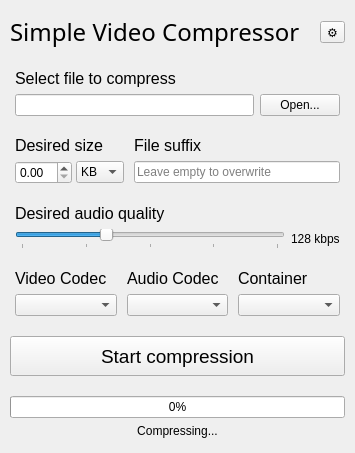
<?xml version="1.0" encoding="UTF-8"?>
<ui version="4.0">
 <class>MainWindow</class>
 <widget class="QMainWindow" name="MainWindow">
  <property name="enabled">
   <bool>true</bool>
  </property>
  <property name="geometry">
   <rect>
    <x>0</x>
    <y>0</y>
    <width>349</width>
    <height>387</height>
   </rect>
  </property>
  <property name="sizePolicy">
   <sizepolicy hsizetype="Minimum" vsizetype="Minimum">
    <horstretch>0</horstretch>
    <verstretch>0</verstretch>
   </sizepolicy>
  </property>
  <property name="minimumSize">
   <size>
    <width>0</width>
    <height>0</height>
   </size>
  </property>
  <property name="maximumSize">
   <size>
    <width>100000</width>
    <height>100000</height>
   </size>
  </property>
  <property name="baseSize">
   <size>
    <width>0</width>
    <height>0</height>
   </size>
  </property>
  <property name="cursor">
   <cursorShape>ArrowCursor</cursorShape>
  </property>
  <property name="windowTitle">
   <string>Video Compressor</string>
  </property>
  <property name="windowIcon">
   <iconset>
    <normaloff>C:/Users/Thurinum/Downloads/ftcatalogmanager.png</normaloff>C:/Users/Thurinum/Downloads/ftcatalogmanager.png</iconset>
  </property>
  <property name="autoFillBackground">
   <bool>false</bool>
  </property>
  <widget class="QWidget" name="owo">
   <property name="enabled">
    <bool>true</bool>
   </property>
   <property name="sizePolicy">
    <sizepolicy hsizetype="Minimum" vsizetype="Minimum">
     <horstretch>0</horstretch>
     <verstretch>1</verstretch>
    </sizepolicy>
   </property>
   <property name="minimumSize">
    <size>
     <width>0</width>
     <height>0</height>
    </size>
   </property>
   <property name="maximumSize">
    <size>
     <width>16777215</width>
     <height>16777215</height>
    </size>
   </property>
   <property name="baseSize">
    <size>
     <width>0</width>
     <height>0</height>
    </size>
   </property>
   <layout class="QVBoxLayout" name="mainLayout" stretch="0,0,0,0,0,0,0">
    <property name="spacing">
     <number>20</number>
    </property>
    <property name="sizeConstraint">
     <enum>QLayout::SetDefaultConstraint</enum>
    </property>
    <property name="leftMargin">
     <number>10</number>
    </property>
    <property name="topMargin">
     <number>15</number>
    </property>
    <property name="rightMargin">
     <number>10</number>
    </property>
    <property name="bottomMargin">
     <number>15</number>
    </property>
    <item>
     <layout class="QHBoxLayout" name="headingLayout">
      <property name="bottomMargin">
       <number>0</number>
      </property>
      <item>
       <widget class="QLabel" name="mainHeading">
        <property name="font">
         <font>
          <family>Segoe UI Light</family>
          <pointsize>18</pointsize>
          <bold>false</bold>
         </font>
        </property>
        <property name="text">
         <string>Simple Video Compressor</string>
        </property>
       </widget>
      </item>
      <item>
       <widget class="QToolButton" name="toolButton">
        <property name="text">
         <string>⚙</string>
        </property>
        <property name="popupMode">
         <enum>QToolButton::InstantPopup</enum>
        </property>
        <property name="toolButtonStyle">
         <enum>Qt::ToolButtonIconOnly</enum>
        </property>
        <property name="arrowType">
         <enum>Qt::NoArrow</enum>
        </property>
       </widget>
      </item>
     </layout>
    </item>
    <item>
     <widget class="QWidget" name="filePickerWidget" native="true">
      <property name="sizePolicy">
       <sizepolicy hsizetype="Minimum" vsizetype="Maximum">
        <horstretch>0</horstretch>
        <verstretch>0</verstretch>
       </sizepolicy>
      </property>
      <layout class="QVBoxLayout" name="filePickerLayout" stretch="0,0">
       <property name="leftMargin">
        <number>5</number>
       </property>
       <property name="topMargin">
        <number>0</number>
       </property>
       <property name="rightMargin">
        <number>5</number>
       </property>
       <property name="bottomMargin">
        <number>0</number>
       </property>
       <item>
        <widget class="QLabel" name="filePickerHeading">
         <property name="sizePolicy">
          <sizepolicy hsizetype="Minimum" vsizetype="Maximum">
           <horstretch>0</horstretch>
           <verstretch>0</verstretch>
          </sizepolicy>
         </property>
         <property name="minimumSize">
          <size>
           <width>317</width>
           <height>10</height>
          </size>
         </property>
         <property name="baseSize">
          <size>
           <width>0</width>
           <height>1</height>
          </size>
         </property>
         <property name="font">
          <font>
           <pointsize>12</pointsize>
          </font>
         </property>
         <property name="text">
          <string>Select file to compress</string>
         </property>
         <property name="alignment">
          <set>Qt::AlignLeading|Qt::AlignLeft|Qt::AlignVCenter</set>
         </property>
        </widget>
       </item>
       <item>
        <widget class="QWidget" name="filePickerHLayout" native="true">
         <property name="sizePolicy">
          <sizepolicy hsizetype="Expanding" vsizetype="Maximum">
           <horstretch>0</horstretch>
           <verstretch>0</verstretch>
          </sizepolicy>
         </property>
         <property name="autoFillBackground">
          <bool>false</bool>
         </property>
         <layout class="QHBoxLayout" name="horizontalLayout" stretch="1,0">
          <property name="sizeConstraint">
           <enum>QLayout::SetMinimumSize</enum>
          </property>
          <property name="leftMargin">
           <number>0</number>
          </property>
          <property name="topMargin">
           <number>0</number>
          </property>
          <property name="rightMargin">
           <number>0</number>
          </property>
          <property name="bottomMargin">
           <number>0</number>
          </property>
          <item>
           <widget class="QLineEdit" name="fileName">
            <property name="enabled">
             <bool>true</bool>
            </property>
            <property name="sizePolicy">
             <sizepolicy hsizetype="Expanding" vsizetype="Fixed">
              <horstretch>0</horstretch>
              <verstretch>0</verstretch>
             </sizepolicy>
            </property>
            <property name="readOnly">
             <bool>true</bool>
            </property>
           </widget>
          </item>
          <item>
           <widget class="QPushButton" name="fileButton">
            <property name="text">
             <string>Open...</string>
            </property>
           </widget>
          </item>
         </layout>
        </widget>
       </item>
      </layout>
     </widget>
    </item>
    <item>
     <widget class="QWidget" name="sizeAndSuffixWidget" native="true">
      <property name="sizePolicy">
       <sizepolicy hsizetype="Preferred" vsizetype="Maximum">
        <horstretch>0</horstretch>
        <verstretch>0</verstretch>
       </sizepolicy>
      </property>
      <layout class="QGridLayout" name="sizeAndSuffixLayout">
       <property name="leftMargin">
        <number>5</number>
       </property>
       <property name="topMargin">
        <number>0</number>
       </property>
       <property name="rightMargin">
        <number>5</number>
       </property>
       <property name="bottomMargin">
        <number>0</number>
       </property>
       <property name="horizontalSpacing">
        <number>10</number>
       </property>
       <item row="2" column="2">
        <widget class="QLineEdit" name="fileSuffix">
         <property name="sizePolicy">
          <sizepolicy hsizetype="Expanding" vsizetype="Fixed">
           <horstretch>0</horstretch>
           <verstretch>0</verstretch>
          </sizepolicy>
         </property>
         <property name="placeholderText">
          <string>Leave empty to overwrite</string>
         </property>
         <property name="clearButtonEnabled">
          <bool>true</bool>
         </property>
        </widget>
       </item>
       <item row="2" column="0">
        <layout class="QHBoxLayout" name="spinBoxHLayout" stretch="0,0">
         <property name="spacing">
          <number>4</number>
         </property>
         <property name="sizeConstraint">
          <enum>QLayout::SetDefaultConstraint</enum>
         </property>
         <item>
          <widget class="QDoubleSpinBox" name="sizeSpinBox">
           <property name="sizePolicy">
            <sizepolicy hsizetype="Maximum" vsizetype="Fixed">
             <horstretch>0</horstretch>
             <verstretch>0</verstretch>
            </sizepolicy>
           </property>
          </widget>
         </item>
         <item alignment="Qt::AlignLeft">
          <widget class="QComboBox" name="sizeUnitComboBox">
           <property name="sizePolicy">
            <sizepolicy hsizetype="Maximum" vsizetype="Fixed">
             <horstretch>0</horstretch>
             <verstretch>0</verstretch>
            </sizepolicy>
           </property>
           <item>
            <property name="text">
             <string>KB</string>
            </property>
           </item>
           <item>
            <property name="text">
             <string>MB</string>
            </property>
           </item>
           <item>
            <property name="text">
             <string>GB</string>
            </property>
           </item>
          </widget>
         </item>
        </layout>
       </item>
       <item row="0" column="2">
        <widget class="QLabel" name="fileSuffixHeading">
         <property name="font">
          <font>
           <pointsize>12</pointsize>
          </font>
         </property>
         <property name="text">
          <string>File suffix</string>
         </property>
        </widget>
       </item>
       <item row="0" column="0">
        <widget class="QLabel" name="spinBoxHeading">
         <property name="sizePolicy">
          <sizepolicy hsizetype="Preferred" vsizetype="Maximum">
           <horstretch>0</horstretch>
           <verstretch>0</verstretch>
          </sizepolicy>
         </property>
         <property name="font">
          <font>
           <pointsize>12</pointsize>
          </font>
         </property>
         <property name="text">
          <string>Desired size</string>
         </property>
        </widget>
       </item>
      </layout>
     </widget>
    </item>
    <item>
     <widget class="QWidget" name="qualityRatioWidget" native="true">
      <property name="sizePolicy">
       <sizepolicy hsizetype="Preferred" vsizetype="Maximum">
        <horstretch>0</horstretch>
        <verstretch>0</verstretch>
       </sizepolicy>
      </property>
      <layout class="QVBoxLayout" name="qualityRatioLayout">
       <property name="leftMargin">
        <number>5</number>
       </property>
       <property name="topMargin">
        <number>0</number>
       </property>
       <property name="rightMargin">
        <number>5</number>
       </property>
       <property name="bottomMargin">
        <number>0</number>
       </property>
       <item>
        <widget class="QLabel" name="qualityRatioHeading">
         <property name="font">
          <font>
           <pointsize>12</pointsize>
          </font>
         </property>
         <property name="whatsThis">
          <string>sdfasfsdfads</string>
         </property>
         <property name="text">
          <string>Desired audio quality</string>
         </property>
        </widget>
       </item>
       <item>
        <layout class="QHBoxLayout" name="qualityRatioHLayout">
         <property name="bottomMargin">
          <number>0</number>
         </property>
         <item>
          <widget class="QSlider" name="qualityRatioSlider">
           <property name="mouseTracking">
            <bool>true</bool>
           </property>
           <property name="maximum">
            <number>100</number>
           </property>
           <property name="singleStep">
            <number>1</number>
           </property>
           <property name="value">
            <number>33</number>
           </property>
           <property name="orientation">
            <enum>Qt::Horizontal</enum>
           </property>
           <property name="invertedAppearance">
            <bool>false</bool>
           </property>
           <property name="invertedControls">
            <bool>true</bool>
           </property>
           <property name="tickPosition">
            <enum>QSlider::TicksBelow</enum>
           </property>
           <property name="tickInterval">
            <number>25</number>
           </property>
          </widget>
         </item>
         <item>
          <widget class="QLabel" name="qualityRatioSliderLabel">
           <property name="text">
            <string>128 kbps</string>
           </property>
          </widget>
         </item>
        </layout>
       </item>
      </layout>
     </widget>
    </item>
    <item>
     <widget class="QWidget" name="gridWidget" native="true">
      <property name="sizePolicy">
       <sizepolicy hsizetype="Expanding" vsizetype="Maximum">
        <horstretch>0</horstretch>
        <verstretch>0</verstretch>
       </sizepolicy>
      </property>
      <layout class="QGridLayout" name="formatLayout">
       <property name="leftMargin">
        <number>5</number>
       </property>
       <property name="topMargin">
        <number>0</number>
       </property>
       <property name="rightMargin">
        <number>5</number>
       </property>
       <property name="bottomMargin">
        <number>0</number>
       </property>
       <property name="horizontalSpacing">
        <number>10</number>
       </property>
       <item row="1" column="1">
        <widget class="QComboBox" name="audioCodecCombobox">
         <property name="sizePolicy">
          <sizepolicy hsizetype="Preferred" vsizetype="Expanding">
           <horstretch>0</horstretch>
           <verstretch>0</verstretch>
          </sizepolicy>
         </property>
        </widget>
       </item>
       <item row="1" column="0">
        <widget class="QComboBox" name="videoCodecComboBox">
         <property name="sizePolicy">
          <sizepolicy hsizetype="Preferred" vsizetype="Expanding">
           <horstretch>0</horstretch>
           <verstretch>0</verstretch>
          </sizepolicy>
         </property>
        </widget>
       </item>
       <item row="0" column="1">
        <widget class="QLabel" name="audioCodecLabel">
         <property name="sizePolicy">
          <sizepolicy hsizetype="Preferred" vsizetype="Maximum">
           <horstretch>0</horstretch>
           <verstretch>0</verstretch>
          </sizepolicy>
         </property>
         <property name="font">
          <font>
           <pointsize>12</pointsize>
          </font>
         </property>
         <property name="text">
          <string>Audio Codec</string>
         </property>
        </widget>
       </item>
       <item row="0" column="0">
        <widget class="QLabel" name="videoCodecLabel">
         <property name="sizePolicy">
          <sizepolicy hsizetype="Preferred" vsizetype="Maximum">
           <horstretch>0</horstretch>
           <verstretch>0</verstretch>
          </sizepolicy>
         </property>
         <property name="font">
          <font>
           <pointsize>12</pointsize>
          </font>
         </property>
         <property name="text">
          <string>Video Codec</string>
         </property>
        </widget>
       </item>
       <item row="1" column="2">
        <widget class="QComboBox" name="containerCombobox">
         <property name="sizePolicy">
          <sizepolicy hsizetype="Preferred" vsizetype="Expanding">
           <horstretch>0</horstretch>
           <verstretch>0</verstretch>
          </sizepolicy>
         </property>
        </widget>
       </item>
       <item row="0" column="2">
        <widget class="QLabel" name="containerLabel">
         <property name="sizePolicy">
          <sizepolicy hsizetype="Preferred" vsizetype="Maximum">
           <horstretch>0</horstretch>
           <verstretch>0</verstretch>
          </sizepolicy>
         </property>
         <property name="font">
          <font>
           <pointsize>12</pointsize>
          </font>
         </property>
         <property name="text">
          <string>Container</string>
         </property>
        </widget>
       </item>
      </layout>
     </widget>
    </item>
    <item>
     <widget class="QPushButton" name="startButton">
      <property name="sizePolicy">
       <sizepolicy hsizetype="Minimum" vsizetype="Fixed">
        <horstretch>0</horstretch>
        <verstretch>1</verstretch>
       </sizepolicy>
      </property>
      <property name="minimumSize">
       <size>
        <width>0</width>
        <height>40</height>
       </size>
      </property>
      <property name="font">
       <font>
        <pointsize>14</pointsize>
       </font>
      </property>
      <property name="text">
       <string>Start compression</string>
      </property>
     </widget>
    </item>
    <item>
     <widget class="QWidget" name="progressWidget" native="true">
      <property name="enabled">
       <bool>true</bool>
      </property>
      <property name="sizePolicy">
       <sizepolicy hsizetype="Expanding" vsizetype="Maximum">
        <horstretch>0</horstretch>
        <verstretch>0</verstretch>
       </sizepolicy>
      </property>
      <property name="maximumSize">
       <size>
        <width>16777215</width>
        <height>16777215</height>
       </size>
      </property>
      <layout class="QVBoxLayout" name="progressLayout">
       <property name="leftMargin">
        <number>0</number>
       </property>
       <property name="topMargin">
        <number>0</number>
       </property>
       <property name="rightMargin">
        <number>0</number>
       </property>
       <property name="bottomMargin">
        <number>0</number>
       </property>
       <item>
        <widget class="QProgressBar" name="progressBar">
         <property name="sizePolicy">
          <sizepolicy hsizetype="Expanding" vsizetype="Fixed">
           <horstretch>0</horstretch>
           <verstretch>0</verstretch>
          </sizepolicy>
         </property>
         <property name="value">
          <number>0</number>
         </property>
         <property name="alignment">
          <set>Qt::AlignCenter</set>
         </property>
         <property name="invertedAppearance">
          <bool>false</bool>
         </property>
        </widget>
       </item>
       <item>
        <widget class="QLabel" name="progressLabel">
         <property name="sizePolicy">
          <sizepolicy hsizetype="Preferred" vsizetype="Minimum">
           <horstretch>0</horstretch>
           <verstretch>0</verstretch>
          </sizepolicy>
         </property>
         <property name="text">
          <string>Compressing...</string>
         </property>
         <property name="alignment">
          <set>Qt::AlignCenter</set>
         </property>
        </widget>
       </item>
      </layout>
     </widget>
    </item>
   </layout>
  </widget>
  <widget class="QMenuBar" name="menubar">
   <property name="geometry">
    <rect>
     <x>0</x>
     <y>0</y>
     <width>349</width>
     <height>17</height>
    </rect>
   </property>
  </widget>
 </widget>
 <resources/>
 <connections/>
</ui>
